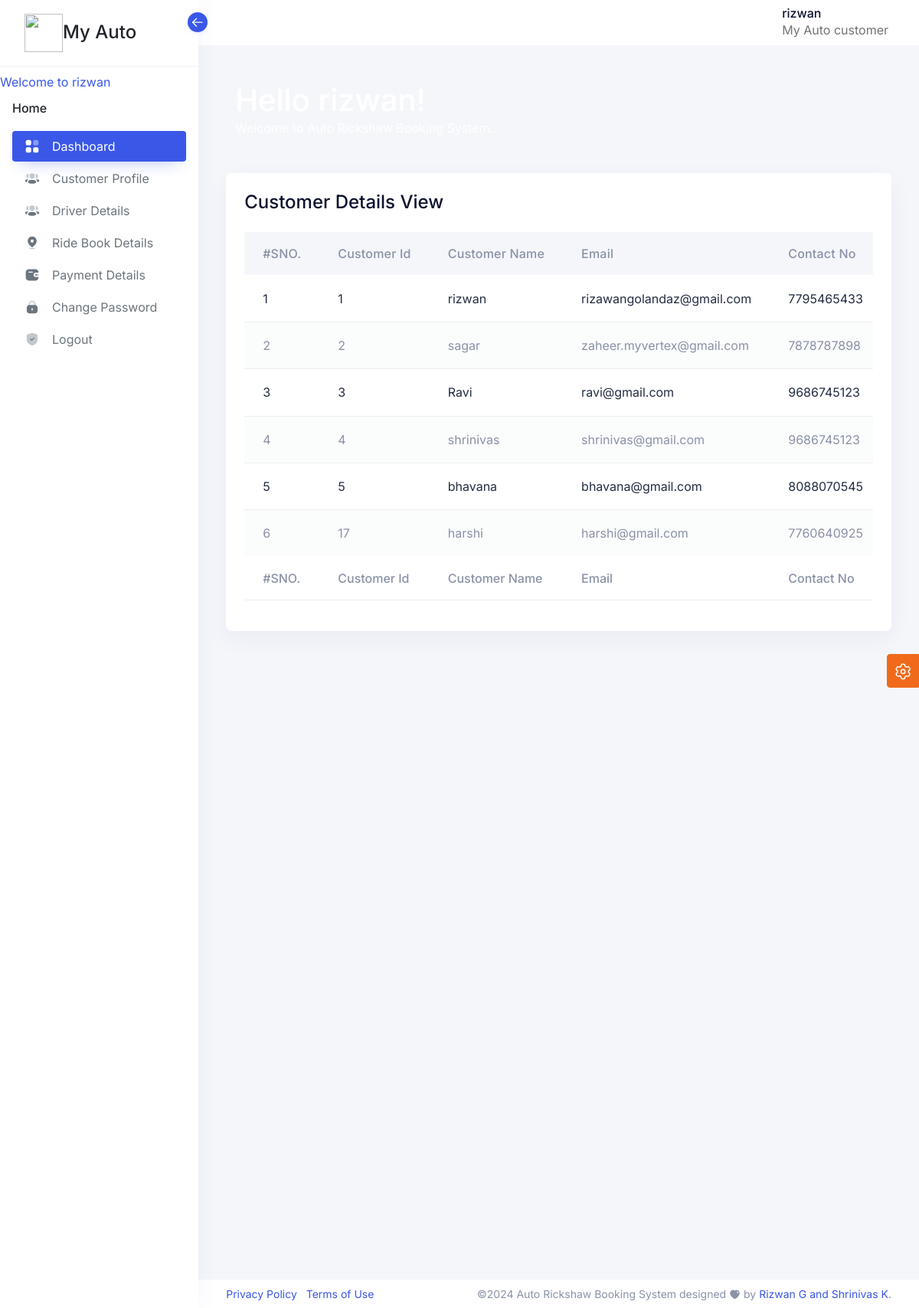
The page /adminhome/customer_view/ (signed in) on the database its author committed.
### auto_admin/models.py (models this page shows, shortened)
class customer(models.Model):
    cname=models.CharField(max_length=200)
    email=models.CharField(max_length=200)
    contact=models.CharField(max_length=50)
    passwrd=models.CharField(max_length=200)

### auto_admin/views.py (the view)
# urls.py: path('customer_view/',customer_view),
def customer_view(request):
     customers=customer.objects.all()
     return render(request,"adminz/cust_view.html",{'customers':customers})

### templates/adminz/cust_view.html (shortened to what this page needs)
{% load static %}
{% include 'adminz/header.html'%}
{% include 'adminz/slidebar.html'%}
<div class="conatiner-fluid content-inner mt-n5 py-0">
   <div class="row">
      <div class="col-sm-12">
         <div class="card">
            <div class="card-header d-flex justify-content-between">
               <div class="header-title">
                  <h4 class="card-title">Customer Details View</h4>
               </div>
            </div>
            <div class="card-body">
               <div class="table-responsive">
                  <table id="datatable" class="table table-striped" data-toggle="data-table">
                     <thead>
                        <tr class="ligth">
                           <th>#SNO.</th>
                           <th>Customer Id</th>
                           <th>Customer Name</th>
                           <th>Email</th>
                           <th>Contact No</th>
                        </tr>
                     </thead>
                     <tbody>
                        {% for e in customers %}
                        <tr>
                          <td>{{forloop.counter}}</td>
                          <td>{{e.id}}</td>
                          <td>{{e.cname}}</td>
                          <td>{{e.email}}</td>
                          <td>{{e.contact}}</td>
                        </tr>
                        {% endfor %}
                     </tbody>
                      <tfoot>
                         <tr>
                            <th>#SNO.</th>
                            <th>Customer Id</th>
                            <th>Customer Name</th>
                            <th>Email</th>
                            <th>Contact No</th>
                         </tr>
                        </tfoot>
                     </table>
                  </div>
               </div>
         </div>
      </div>
   </div>
               </div>
       {% include 'adminz/footer.html'%}

### templates/adminz/slidebar.html (shortened to what this page needs)
{% load static %}
<body class="  ">
<aside class="sidebar sidebar-default sidebar-white sidebar-base navs-rounded-all ">
    <div class="sidebar-header d-flex align-items-center justify-content-start">
        <a href="#" class="navbar-brand">
            <h4 class="logo-title"><img src="/static/images/myauto.png" height="50" width="50">My Auto</h4>
        </a>
        <div class="sidebar-toggle" data-toggle="sidebar" data-active="true">
            <i class="icon">
            </i>
        </div>
    </div>
    {%if request.session.user_session %}
   Welcome to {{request.session.username}}
  {%else%}
  Plz Login
  {%endif%}
    <div class="sidebar-body pt-0 data-scrollbar">
        <div class="sidebar-list">
            <ul class="navbar-nav iq-main-menu" id="sidebar-menu">
                <li class="nav-item static-item">
                    <a class="nav-link static-item disabled" href="#" tabindex="-1">
                        <span class="default-icon">Home</span>
                    </a>
                </li>
                <li class="nav-item">
                    <a class="nav-link active" aria-current="page" href="/adminhome/adminpage/">
                        <i class="icon">
                        </i>
                        <span class="item-name">Dashboard</span>
                    </a>
                </li>
                <li class="nav-item">
                    <a class="nav-link"  href="/adminhome/customer_profile/" role="button" aria-expanded="false" aria-controls="sidebar-user">
                        <i class="icon">
                        </i>
                        <span class="item-name">Customer Profile</span>
                    </a>
                </li>
                <li class="nav-item">
                    <a class="nav-link"  href="/adminhome/drivers_view/" role="button" aria-expanded="false" aria-controls="sidebar-user">
                        <i class="icon">
                        </i>
                        <span class="item-name">Driver Details</span>
                    </a>
                </li>
                <li class="nav-item">
                    <a class="nav-link"  href="/adminhome/ridebook_view/" role="button" aria-expanded="false" aria-controls="sidebar-maps">
                        <i class="icon">
                        </i>
                        <span class="item-name">Ride Book Details</span>
                    </a>
                </li>
                 <li class="nav-item">
                    <a class="nav-link"  href="/adminhome/payment_view/" role="button" aria-expanded="false" aria-controls="sidebar-table">
                        <i class="icon">
                        </i>
                        <span class="item-name">Payment Details</span>
                    </a>
                </li>
                <li class="nav-item">
                    <a class="nav-link "  href="/adminhome/change_pass/">
                        <i class="icon">
                        </i>
                        <span class="item-name">Change Password</span>
                    </a>
                </li>
                <li class="nav-item">
                    <a class="nav-link"  href="/logout/" role="button" aria-expanded="false" aria-controls="sidebar-user">
                        <i class="icon">
                        </i>
                        <span class="item-name">Logout</span>
                    </a>
                </li>
            </ul>
                    </div>
    </div>
</aside>    <main class="main-content">
  <div class="position-relative iq-banner">
    <nav class="nav navbar navbar-expand-lg navbar-light iq-navbar">
      <div class="container-fluid navbar-inner">
        <div class="collapse navbar-collapse" id="navbarSupportedContent">
          <ul class="mb-2 navbar-nav ms-auto align-items-center navbar-list mb-lg-0">
            <li class="nav-item dropdown">
              <a class="py-0 nav-link d-flex align-items-center" href="#" id="navbarDropdown" role="button" data-bs-toggle="dropdown" aria-expanded="false">
                <div class="caption ms-3 d-none d-md-block ">
                    <h6 class="mb-0 caption-title">{{request.session.username}}</h6>
                    <p class="mb-0 caption-sub-title">My Auto customer</p>
                </div>
              </a>
            </li>
          </ul>
        </div>
      </div>
    </nav>
      <div class="iq-navbar-header" style="height: 215px;">
          <div class="container-fluid iq-container">
              <div class="row">
                  <div class="col-md-12">
                      <div class="flex-wrap d-flex justify-content-between align-items-center">
                          <div>
                              <h1>Hello {{request.session.username}}!</h1>
                              <p>Welcome to Auto Rickshaw Booking System...</p>
                          </div>
                      </div>
                  </div>
              </div>
          </div>
          <div class="iq-header-img">
          </div>
      </div>
  </div>

### rows shown on the page
customer: session.username "rizwan", id "1", cname "rizwan", email "rizawangolandaz@gmail.com", contact "7795465433"
customer: id "2", cname "sagar", email "zaheer.myvertex@gmail.com", contact "7878787898"
customer: id "3", cname "Ravi", email "ravi@gmail.com", contact "9686745123"
customer: id "4", cname "shrinivas", email "shrinivas@gmail.com", contact "9686745123"
customer: id "5", cname "bhavana", email "bhavana@gmail.com", contact "8088070545"
customer: id "17", cname "harshi", email "harshi@gmail.com", contact "7760640925"
